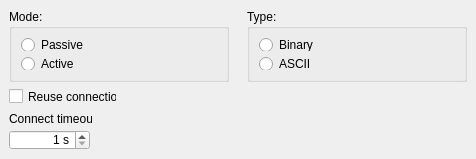
   <widget class="QWidget" name="tab_FTP">
    <attribute name="title">
     <string>FTP</string>
    </attribute>
    <widget class="QGroupBox" name="groupBox">
     <property name="enabled">
      <bool>true</bool>
     </property>
     <property name="geometry">
      <rect>
       <x>9</x>
       <y>9</y>
       <width>220</width>
       <height>73</height>
      </rect>
     </property>
     <property name="title">
      <string>Mode:</string>
     </property>
     <layout class="QFormLayout" name="formLayout">
      <item row="0" column="0" colspan="2">
       <widget class="QRadioButton" name="radioButton_Mode_Passive">
        <property name="text">
         <string>Passive</string>
        </property>
       </widget>
      </item>
      <item row="1" column="0" colspan="2">
       <widget class="QRadioButton" name="radioButton_Mode_Active">
        <property name="text">
         <string>Active</string>
        </property>
       </widget>
      </item>
     </layout>
    </widget>
    <widget class="QCheckBox" name="checkBox_ReuseConnection">
     <property name="enabled">
      <bool>true</bool>
     </property>
     <property name="geometry">
      <rect>
       <x>9</x>
       <y>88</y>
       <width>108</width>
       <height>17</height>
      </rect>
     </property>
     <property name="text">
      <string>Reuse connection</string>
     </property>
    </widget>
    <widget class="QGroupBox" name="groupBox_2">
     <property name="enabled">
      <bool>true</bool>
     </property>
     <property name="geometry">
      <rect>
       <x>247</x>
       <y>9</y>
       <width>220</width>
       <height>73</height>
      </rect>
     </property>
     <property name="title">
      <string>Type:</string>
     </property>
     <layout class="QFormLayout" name="formLayout_2">
      <property name="fieldGrowthPolicy">
       <enum>QFormLayout::AllNonFixedFieldsGrow</enum>
      </property>
      <item row="0" column="0" colspan="2">
       <widget class="QRadioButton" name="radioButton_Type_Binary">
        <property name="text">
         <string>Binary</string>
        </property>
       </widget>
      </item>
      <item row="1" column="0" colspan="2">
       <widget class="QRadioButton" name="radioButton_Type_ASCII">
        <property name="text">
         <string>ASCII</string>
        </property>
       </widget>
      </item>
     </layout>
    </widget>
    <widget class="QSpinBox" name="spinBox_FTP_ConnectTimeout">
     <property name="enabled">
      <bool>true</bool>
     </property>
     <property name="geometry">
      <rect>
       <x>9</x>
       <y>130</y>
       <width>81</width>
       <height>20</height>
      </rect>
     </property>
     <property name="alignment">
      <set>Qt::AlignRight|Qt::AlignTrailing|Qt::AlignVCenter</set>
     </property>
     <property name="suffix">
      <string notr="true"> s</string>
     </property>
     <property name="minimum">
      <number>1</number>
     </property>
     <property name="maximum">
      <number>86400</number>
     </property>
    </widget>
    <widget class="QLabel" name="label_14">
     <property name="enabled">
      <bool>true</bool>
     </property>
     <property name="geometry">
      <rect>
       <x>9</x>
       <y>111</y>
       <width>83</width>
       <height>16</height>
      </rect>
     </property>
     <property name="text">
      <string>Connect timeout:</string>
     </property>
     <property name="buddy">
      <cstring>spinBox_FTP_ConnectTimeout</cstring>
     </property>
    </widget>
   </widget>
